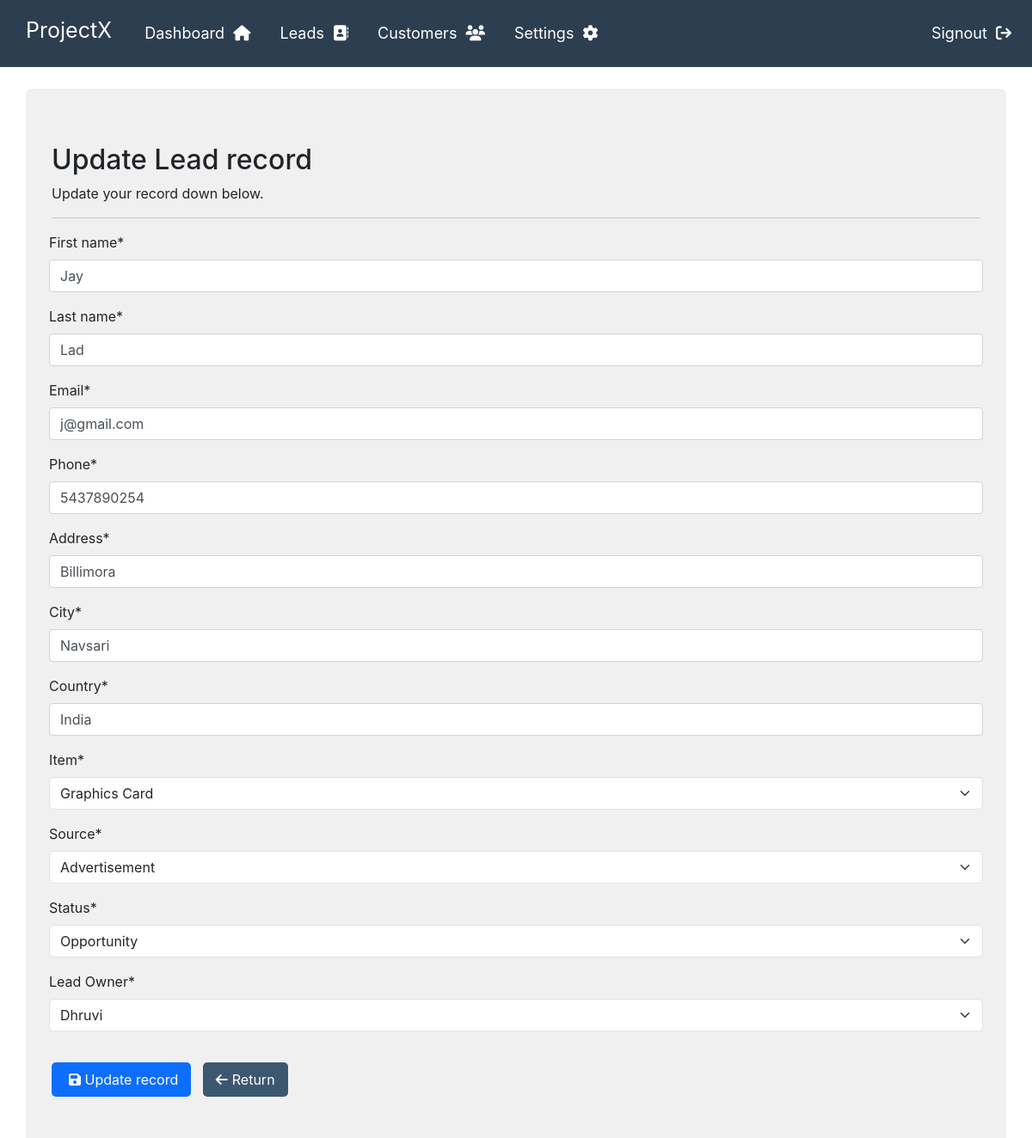
Screenshot of /lead/update/20/ with the database file from the repository.
### crmapp/models.py (models this page shows, shortened)
class Lead(models.Model):
    first_name = models.CharField(max_length=50)
    last_name = models.CharField(max_length=50)
    email  = models.EmailField()
    phone = models.IntegerField()
    address = models.CharField(max_length=50)
    city = models.CharField(max_length=50)
    country = models.CharField(max_length=50)
    item = models.CharField(max_length=50)
    source = models.CharField(max_length=50)
    status = models.CharField(max_length=50)
    lead_owner = models.ForeignKey(User, on_delete=models.CASCADE, related_name="leads")
    lead_date = models.DateField()
    status_changed_at = models.DateTimeField(auto_now=True)  # Track when status changes to 'Customer'

class User(models.Model):
    name = models.CharField(max_length=50)
    email  = models.EmailField()
    password = models.CharField(max_length=50)

### crmapp/views.py (the view, shortened to what this page needs)
# urls.py: path('lead/update/<int:id>/', Update_lead, name='update_lead'),
def Update_lead(request, id):
    users = User.objects.all()
    lead_update = get_object_or_404(Lead, id=id)
    return render(request, 'update_lead.html', {'lead_update': lead_update, 'users':users})

### crmapp/templates/update_lead.html (shortened to what this page needs)
<!DOCTYPE html>
<html lang="en">
<head>
    <link rel="stylesheet" href="https://cdn.jsdelivr.net/npm/bootstrap@5.3.0/dist/css/bootstrap.min.css">
    <link rel="stylesheet" href="https://cdnjs.cloudflare.com/ajax/libs/font-awesome/6.4.0/css/all.min.css">
</head>
<body>
    {% include 'navdash.html' %}
    <div class="container">
        <br>
        {% block content %}
            <div class="form">
                <div class="container mt-0">
                    <h2>Update Lead record</h2>
                    <p>Update your record down below.</p>
                    <hr class="my-3 border-dark">
                    <form method="POST">
                        <div class="row">
                            <div class="form-group">
                                <label class="form-label">First name*</label>
                                <input type="text" name="first_name" class="form-control" value="{{ lead_update.first_name }}" required>
                            </div>
                            <div class="form-group">
                                <label class="form-label">Last name*</label>
                                <input type="text" name="last_name" class="form-control" value="{{ lead_update.last_name }}" required>
                            </div>
                            <div class="form-group">
                                <label class="form-label">Email*</label>
                                <input type="email" name="email" class="form-control" value="{{ lead_update.email }}" required>
                            </div>
                            <div class="form-group">
                                <label class="form-label">Phone*</label>
                                <input type="text" name="phone" class="form-control" value="{{ lead_update.phone }}" minlength="10" maxlength="10" required>
                            </div>
                            <div class="form-group">
                                <label class="form-label">Address*</label>
                                <input type="text" name="address" class="form-control" value="{{ lead_update.address }}" required>
                            </div>
                            <div class="form-group">
                                <label class="form-label">City*</label>
                                <input type="text" name="city" class="form-control" value="{{ lead_update.city }}" required>
                            </div>
                            <div class="form-group">
                                <label class="form-label">Country*</label>
                                <input type="text" name="country" class="form-control" value="{{ lead_update.country }}" required>
                            </div>
                            <div class="form-group">
                                <label class="form-label">Item*</label>
                                <select name="item" id="item" class="form-select" value="{{ lead_update.item }}" required>
                                    <option value="Graphics Card" {% if lead_update.item == "Graphics Card" %} selected {% endif %}>Graphics Card</option>
                                </select>
                            </div>
                            <div class="form-group">
                                <label for="source">Source*</label>
                                <select name="source" id="source" class="form-select" value="{{ lead_update.source }}" required>
                                    <option value="Advertisement" {% if lead_update.source == "Advertisement" %} selected {% endif %}>Advertisement</option>
                                </select>
                            </div>
                            <div class="form-group">
                                <label for="status">Status*</label>
                                <select name="status" id="status" class="form-select" value="{{ lead_update.status }}" required>
                                    <option value="Opportunity" {% if lead_update.status == "Opportunity" %} selected {% endif %}>Opportunity</option>
                                </select>
                            </div>
                            <div class="form-group">
                                <label for="lead_owner">Lead Owner*</label>
                                <select name="lead_owner" id="lead_owner" class="form-select" required>
                                    {% for row in users %}
                                        <option value="{{ row.id }}" {% if row.id == lead_update.lead_owner.id %} selected {% endif %}>
                                            {{ row.name }}
                                        </option>
                                    {% endfor %}
                                </select>
                            </div>
                        </div>
                        <div class="btn-container">
                            <button type="submit" class="btn-update">
                                <i class="fa fa-save"></i> &nbsp;Update record
                            </button>
                            <a href="{% url 'view_lead' lead_update.id %}" class="btn-return">
                                <i class="fa fa-arrow-left"></i> Return
                            </a>
                        </div>
                    </form>
                </div>
            </div>
        {% endblock %}
    </div>
</body>
</html>

### crmapp/templates/update_lead.html (style rules this page uses)
body { background-color: #f8f9fa; font-family: Arial, sans-serif; }
.container { max-width: 800px; background-color: #f0f0f1; padding: 20px; border-radius: 8px; margin-top: 25px; margin-bottom: 25px; }
.btn-container { margin-top: 20px; display: flex; }
.btn-return { background-color: #3e5771; color: white; padding: 8px 15px; border-radius: 5px; display: flex; align-items: center; text-decoration: none; }
.btn-return i { margin-right: 5px; }
.btn-update { background-color: #0d6efd; color: white; padding: 8px 15px; border-radius: 5px; border:0px; display: flex; align-items: center; text-decoration: none; }
.btn-update i { margin-left: 5px; }
.btn-return { background-color: #3e5771; color: white; padding: 8px 15px; border-radius: 5px; border:0px; display: flex; align-items: center; text-decoration: none; }

### crmapp/templates/navdash.html (style rules this page uses)
body { margin: 0; padding: 0; }

### rows the page displays
Lead: first_name "Jay", last_name "Lad", email "j@gmail.com", phone "5437890254", address "Billimora", city "Navsari", country "India", item "Graphics Card", source "Advertisement", status "Opportunity", lead_owner "Dhruvi"
